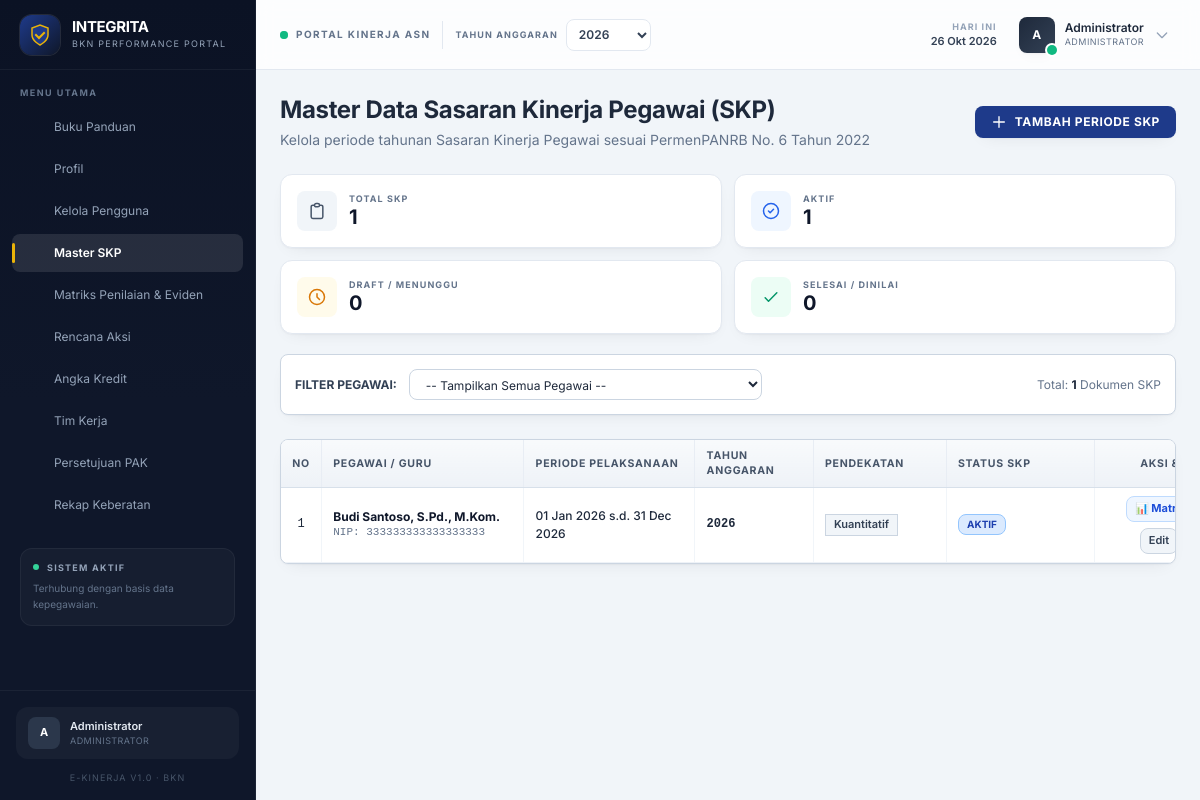
/index.php?page=skp_list&tahun=2026 (signed in), run on the app's committed database.
### tables this page shows
CREATE TABLE IF NOT EXISTS skp (
    id INT AUTO_INCREMENT PRIMARY KEY,
    user_id INT NOT NULL,
    tahun_anggaran YEAR NOT NULL,
    periode_mulai DATE NOT NULL,
    periode_selesai DATE NOT NULL,
    status ENUM('draft', 'persetujuan', 'aktif', 'selesai', 'dinilai') DEFAULT 'draft',
    pendekatan VARCHAR(100),
    created_at TIMESTAMP DEFAULT CURRENT_TIMESTAMP,
    FOREIGN KEY (user_id) REFERENCES users(id) ON DELETE CASCADE,
    UNIQUE KEY unique_user_tahun (user_id, tahun_anggaran)
);

CREATE TABLE IF NOT EXISTS users (
    id INT AUTO_INCREMENT PRIMARY KEY,
    nip VARCHAR(20) NOT NULL UNIQUE,
    username VARCHAR(50) NOT NULL UNIQUE,
    password VARCHAR(255) NOT NULL,
    nama VARCHAR(100) NOT NULL,
    pangkat_golongan VARCHAR(50),
    jabatan VARCHAR(100),
    role ENUM('admin', 'ketua_yayasan', 'guru_pegawai') DEFAULT 'guru_pegawai',
    atasan_id INT NULL,
    email VARCHAR(100) NULL,
    no_hp VARCHAR(30) NULL,
    created_at TIMESTAMP DEFAULT CURRENT_TIMESTAMP,
    FOREIGN KEY (atasan_id) REFERENCES users(id) ON DELETE SET NULL
);

### views/data/skp_list_data.php (called while the page is built, shortened)
<?php
$role = $_SESSION['role'] ?? 'guru_pegawai';
$filter_tahun = isset($_GET['tahun']) ? (int) $_GET['tahun'] : 0;
$filter_tahun_param = $filter_tahun > 0 ? '&tahun=' . $filter_tahun : '';
$skps = [];
try {
    $sql = "
        SELECT s.*, u.nama, u.nip, u.jabatan, u.pangkat_golongan
        FROM skp s
        JOIN users u ON s.user_id = u.id
    ";
    $where = [];
    $params = [];
    if ($filter_tahun > 0) {
        $where[] = "s.tahun_anggaran = ?";
        $params[] = $filter_tahun;
    }
    if ($where) {
        $sql .= " WHERE " . implode(' AND ', $where);
    }
    $sql .= " ORDER BY s.tahun_anggaran DESC" . ($role === 'guru_pegawai' ? '' : ', u.nama ASC');
    $stmt = $pdo->prepare($sql);
    $stmt->execute($params);
    $skps = $stmt->fetchAll();
} catch (PDOException $e) {
    $skps = [];
}
$status_badge = [
    'draft' => ['bg' => 'bg-slate-100 text-slate-700 border-slate-300', 'label' => 'Draft'],
    'persetujuan' => ['bg' => 'bg-amber-100 text-amber-800 border-amber-300', 'label' => 'Menunggu Persetujuan'],
    'aktif' => ['bg' => 'bg-blue-100 text-blue-800 border-blue-300', 'label' => 'Aktif'],
    'selesai' => ['bg' => 'bg-green-100 text-green-800 border-green-300', 'label' => 'Selesai'],
    'dinilai' => ['bg' => 'bg-purple-100 text-purple-800 border-purple-300', 'label' => 'Dinilai']
];
$count_total = count($skps);
$count_aktif = count(array_filter($skps, static fn($s) => ($s['status'] ?? '') === 'aktif'));
$count_menunggu = count(array_filter($skps, static fn($s) => in_array($s['status'] ?? '', ['draft', 'persetujuan'], true)));
$count_selesai = count(array_filter($skps, static fn($s) => in_array($s['status'] ?? '', ['selesai', 'dinilai'], true)));

### views/skp_list.php (the view, shortened to what this page needs)
<?php
require __DIR__ . '/data/skp_list_data.php';
$js_literal = static function ($value): string {
    $encoded = json_encode(
        $value,
        JSON_HEX_TAG | JSON_HEX_APOS | JSON_HEX_AMP | JSON_HEX_QUOT | JSON_INVALID_UTF8_SUBSTITUTE
    );
    return $encoded === false ? 'null' : $encoded;
};
?>
<div class="mb-6 flex flex-col md:flex-row md:items-center md:justify-between gap-4">
    <div>
        <h1 class="text-2xl font-bold text-slate-800">
            <?= $role === 'admin' ? 'Master Data Sasaran Kinerja Pegawai (SKP)' : ($role === 'ketua_yayasan' ? 'Monitoring & Persetujuan SKP Bawahan' : 'Daftar SKP Saya') ?>
        </h1>
        <p class="text-sm text-slate-500 mt-1">
            <?= $role === 'ketua_yayasan' ? 'Verifikasi status persetujuan SKP dan evaluasi kinerja berkala pegawai' : 'Kelola periode tahunan Sasaran Kinerja Pegawai sesuai PermenPANRB No. 6 Tahun 2022' ?>
        </p>
    </div>
    <div class="w-full md:w-auto">
        <?php if ($role !== 'ketua_yayasan'): ?>
        <button onclick="openModalTambahSKP()" class="mobile-action bg-[#1e3a8a] text-white hover:bg-blue-800 px-4 py-2 text-xs font-bold uppercase tracking-wider rounded-sm shadow-sm flex items-center gap-2 md:w-auto">
            <svg class="w-4 h-4" fill="none" stroke="currentColor" viewBox="0 0 24 24"><path stroke-linecap="round" stroke-linejoin="round" stroke-width="2" d="M12 4v16m8-8H4"></path></svg>
            Tambah Periode SKP
        </button>
        <?php endif; ?>
    </div>
</div>
<div class="mb-5 grid grid-cols-2 gap-3 xl:grid-cols-4">
    <div class="flex items-center gap-3 rounded-xl border border-slate-200 bg-white p-4 shadow-sm">
        <div class="flex h-10 w-10 flex-shrink-0 items-center justify-center rounded-lg bg-slate-100 text-slate-600">
            <svg class="h-5 w-5" fill="none" stroke="currentColor" viewBox="0 0 24 24"><path stroke-linecap="round" stroke-linejoin="round" stroke-width="1.8" d="M9 5H7a2 2 0 00-2 2v12a2 2 0 002 2h10a2 2 0 002-2V7a2 2 0 00-2-2h-2M9 5a2 2 0 002 2h2a2 2 0 002-2M9 5a2 2 0 012-2h2a2 2 0 012 2"/></svg>
        </div>
        <div class="min-w-0">
            <div class="text-[9px] font-bold uppercase tracking-[0.12em] text-slate-500">Total SKP</div>
            <div class="text-xl font-bold leading-tight text-slate-900"><?= $count_total ?></div>
        </div>
    </div>
    <div class="flex items-center gap-3 rounded-xl border border-slate-200 bg-white p-4 shadow-sm">
        <div class="flex h-10 w-10 flex-shrink-0 items-center justify-center rounded-lg bg-blue-50 text-blue-600">
            <svg class="h-5 w-5" fill="none" stroke="currentColor" viewBox="0 0 24 24"><path stroke-linecap="round" stroke-linejoin="round" stroke-width="1.8" d="M9 12l2 2 4-4m6 2a9 9 0 11-18 0 9 9 0 0118 0z"/></svg>
        </div>
        <div class="min-w-0">
            <div class="text-[9px] font-bold uppercase tracking-[0.12em] text-slate-500">Aktif</div>
            <div class="text-xl font-bold leading-tight text-slate-900"><?= $count_aktif ?></div>
        </div>
    </div>
    <div class="flex items-center gap-3 rounded-xl border border-slate-200 bg-white p-4 shadow-sm">
        <div class="flex h-10 w-10 flex-shrink-0 items-center justify-center rounded-lg bg-amber-50 text-amber-600">
            <svg class="h-5 w-5" fill="none" stroke="currentColor" viewBox="0 0 24 24"><path stroke-linecap="round" stroke-linejoin="round" stroke-width="1.8" d="M12 8v4l3 3m6-3a9 9 0 11-18 0 9 9 0 0118 0z"/></svg>
        </div>
        <div class="min-w-0">
            <div class="text-[9px] font-bold uppercase tracking-[0.12em] text-slate-500">Draft / Menunggu</div>
            <div class="text-xl font-bold leading-tight text-slate-900"><?= $count_menunggu ?></div>
        </div>
    </div>
    <div class="flex items-center gap-3 rounded-xl border border-slate-200 bg-white p-4 shadow-sm">
        <div class="flex h-10 w-10 flex-shrink-0 items-center justify-center rounded-lg bg-emerald-50 text-emerald-600">
            <svg class="h-5 w-5" fill="none" stroke="currentColor" viewBox="0 0 24 24"><path stroke-linecap="round" stroke-linejoin="round" stroke-width="1.8" d="M5 13l4 4L19 7"/></svg>
        </div>
        <div class="min-w-0">
            <div class="text-[9px] font-bold uppercase tracking-[0.12em] text-slate-500">Selesai / Dinilai</div>
            <div class="text-xl font-bold leading-tight text-slate-900"><?= $count_selesai ?></div>
        </div>
    </div>
</div>
<?php if ($role === 'admin' || $role === 'ketua_yayasan'): ?>
<div class="mb-6 flex flex-col gap-3 rounded-sm border border-slate-300 bg-white p-3.5 shadow-sm sm:flex-row sm:items-center sm:justify-between">
    <div class="flex w-full flex-col gap-2 sm:w-auto sm:flex-row sm:items-center sm:gap-3">
        <span class="text-xs font-bold uppercase text-slate-700">Filter Pegawai:</span>
        <select onchange="location.href='index.php?page=skp_list&pegawai_id=' + this.value + '<?= $filter_tahun_param ?>'" class="w-full text-xs border border-slate-300 px-3 py-1.5 bg-white text-slate-800 focus:outline-none focus:border-slate-500 sm:w-auto sm:min-w-[260px]">
            <option value="0">-- Tampilkan Semua Pegawai --</option>
        </select>
    </div>
    <div class="text-xs text-slate-500">
        Total: <span class="font-bold text-slate-800"><?= count($skps) ?></span> Dokumen SKP
    </div>
</div>
<?php endif; ?>
<div class="bg-white border border-slate-300 rounded-sm shadow-sm overflow-hidden mb-8">
    <div class="table-scroll overflow-x-auto">
        <table class="w-full text-left border-collapse table-compact min-w-[1000px]">
            <thead>
                <tr class="table-header border-b border-slate-300 bg-slate-100">
                    <th class="w-10 text-center py-2.5">No</th>
                    <?php if ($role === 'admin' || $role === 'ketua_yayasan'): ?>
                    <th class="w-56 py-2.5">Pegawai / Guru</th>
                    <?php endif; ?>
                    <th class="w-48 py-2.5">Periode Pelaksanaan</th>
                    <th class="w-32 py-2.5">Tahun Anggaran</th>
                    <th class="w-36 py-2.5">Pendekatan</th>
                    <th class="w-44 py-2.5">Status SKP</th>
                    <th class="w-56 text-center py-2.5">Aksi & Matriks</th>
                </tr>
            </thead>
            <tbody class="text-xs text-slate-800 divide-y divide-slate-200">
                <?php if (count($skps) > 0): ?>
                    <?php foreach ($skps as $index => $skp):
                        $badge = $status_badge[$skp['status']] ?? ['bg' => 'bg-slate-100 text-slate-700 border-slate-300', 'label' => ucfirst($skp['status'])];
                    ?>
                    <tr class="hover:bg-slate-50 transition-colors">
                        <td class="text-center font-mono py-2.5"><?= $index + 1 ?></td>
                        <?php if ($role === 'admin' || $role === 'ketua_yayasan'): ?>
                        <td class="py-2.5">
                            <div class="font-bold text-slate-900"><?= htmlspecialchars($skp['nama'] ?? 'Pegawai') ?></div>
                            <div class="text-[11px] font-mono text-slate-500">NIP: <?= htmlspecialchars($skp['nip'] ?? '-') ?></div>
                        </td>
                        <?php endif; ?>
                        <td class="py-2.5 font-medium text-slate-800">
                            <?= date('d M Y', strtotime($skp['periode_mulai'])) ?> s.d. <?= date('d M Y', strtotime($skp['periode_selesai'])) ?>
                        </td>
                        <td class="py-2.5 font-bold font-mono text-slate-800">
                            <?= htmlspecialchars($skp['tahun_anggaran']) ?>
                        </td>
                        <td class="py-2.5">
                            <span class="inline-block px-2 py-0.5 text-[11px] font-semibold bg-slate-100 border border-slate-300 text-slate-700">
                                <?= htmlspecialchars($skp['pendekatan'] ?? 'Kuantitatif') ?>
                            </span>
                        </td>
                        <td class="py-2.5">
                            <span class="inline-block px-2 py-0.5 text-[10px] font-bold uppercase rounded-sm border <?= $badge['bg'] ?>">
                                <?= $badge['label'] ?>
                            </span>
                        </td>
                        <td class="py-2.5 text-center">
                            <div class="flex items-center justify-center flex-wrap gap-1.5">
                                <a href="index.php?page=penilaian_eviden&pegawai_id=<?= $skp['user_id'] ?>&skp_id=<?= $skp['id'] ?>" class="bg-blue-50 text-blue-700 hover:bg-blue-100 border border-blue-200 px-2 py-1 text-[11px] font-bold rounded-sm inline-flex items-center gap-1">
                                    📊 Matriks & Eviden
                                </a>
                                <?php if ($role === 'admin'): ?>
                                <button onclick='openModalEditSKP(<?= (int) $skp['id'] ?>, <?= (int) $skp['tahun_anggaran'] ?>, <?= $js_literal($skp['periode_mulai']) ?>, <?= $js_literal($skp['periode_selesai']) ?>, <?= $js_literal($skp['status']) ?>, <?= $js_literal($skp['pendekatan']) ?>)' class="bg-slate-100 text-slate-700 hover:bg-slate-200 border border-slate-300 px-2 py-1 text-[11px] font-semibold rounded-sm">
                                    Edit
                                </button>
                                <?php endif; ?>
                            </div>
                        </td>
                    </tr>
                    <?php endforeach; ?>
                <?php endif; ?>
            </tbody>
        </table>
    </div>
</div>

### assets/css/app.css (style rules this page uses)
:root { color-scheme: light; }
html { scroll-behavior: smooth; }
body { overflow-x: hidden; font-feature-settings: "cv11", "ss01"; background-image: radial-gradient(1200px 600px at 100% -10%, rgba(59, 130, 246, 0.06), transparent 60%), radial-gradient(900px 500px at -10% 110%, rgba(202, 138, 4, 0.05), transparent 55%); background-attachment: fixed; }
.rounded-sm { border-radius: 8px !important; }
.shadow-sm { box-shadow: 0 1px 2px rgba(15, 23, 42, 0.04), 0 6px 18px -10px rgba(15, 23, 42, 0.12) !important; }
input[type="text"], input[type="email"], input[type="password"], input[type="number"], input[type="date"], input[type="url"], input[type="search"], input[type="tel"], select, textarea { border-radius: 8px; border-color: #dbe2ea; background-color: #ffffff; transition: border-color 0.16s ease, box-shadow 0.16s ease, background-color 0.16s ease; }
button { transition: background-color 0.16s ease, border-color 0.16s ease, color 0.16s ease, box-shadow 0.16s ease, transform 0.16s ease; }
* { scrollbar-width: thin; scrollbar-color: #cbd5e1 transparent; }
.table-compact th, .table-compact td { padding: 0.5rem 0.7rem; font-size: 0.75rem; line-height: 1.45; border-bottom: 1px solid #eef2f7; }
.table-compact th { border-right: 1px solid #e8edf4; }
.table-compact td { border-right: 1px solid #f1f5f9; }
.table-compact td:last-child, .table-compact th:last-child { border-right: 0; }
.table-header th { background: linear-gradient(180deg, #f8fafc 0%, #eef2f7 100%); color: #475569; font-weight: 700; text-transform: uppercase; font-size: 0.66rem; letter-spacing: 0.07em; border-bottom: 1px solid #d7e0ea !important; }
.table-compact tbody > tr { transition: background-color 0.15s ease; }
h1, h2, h3 { letter-spacing: -0.015em; }
.table-scroll { -webkit-overflow-scrolling: touch; overscroll-behavior-x: contain; scrollbar-gutter: stable; }
input, select, textarea { max-width: 100%; }
img, svg, video, canvas { max-width: 100%; }

### data on the page
skp: status "1", status "0", user.nama "Budi Santoso, S.Pd., M.Kom.", user.nip "333333333333333333", periode_mulai "01 Jan 2026", periode_selesai "31 Dec 2026", tahun_anggaran "2026", pendekatan "Kuantitatif", status "AKTIF"

### other printed values
$item['label'] "Buku Panduan"
$item['label'] "Profil"
$item['label'] "Kelola Pengguna"
$item['label'] "Master SKP"
$item['label'] "Matriks Penilaian & Eviden"
$item['label'] "Rencana Aksi"
$item['label'] "Angka Kredit"
$item['label'] "Tim Kerja"
$item['label'] "Persetujuan PAK"
$item['label'] "Rekap Keberatan"
$initial "A"
$namaUser "Administrator"
$roleLabel "ADMINISTRATOR"
$count_total "1"
count($skps) "1"
